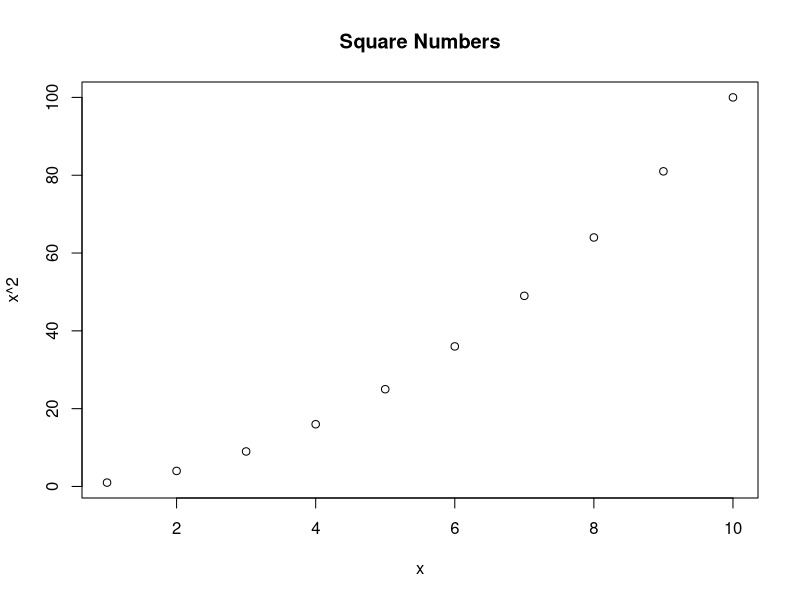
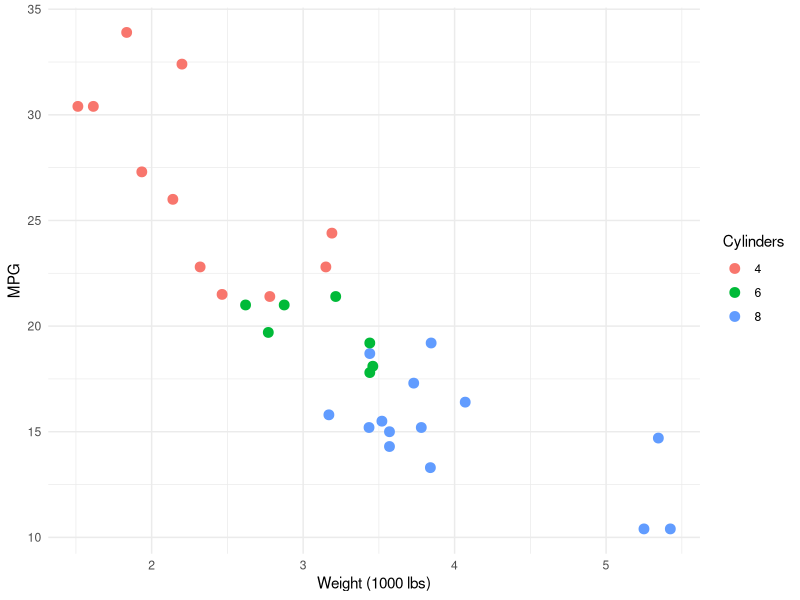
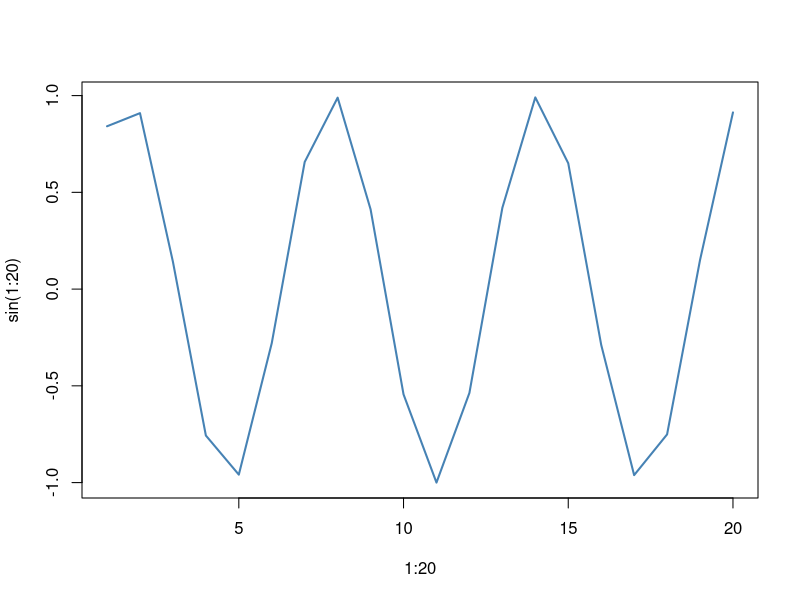
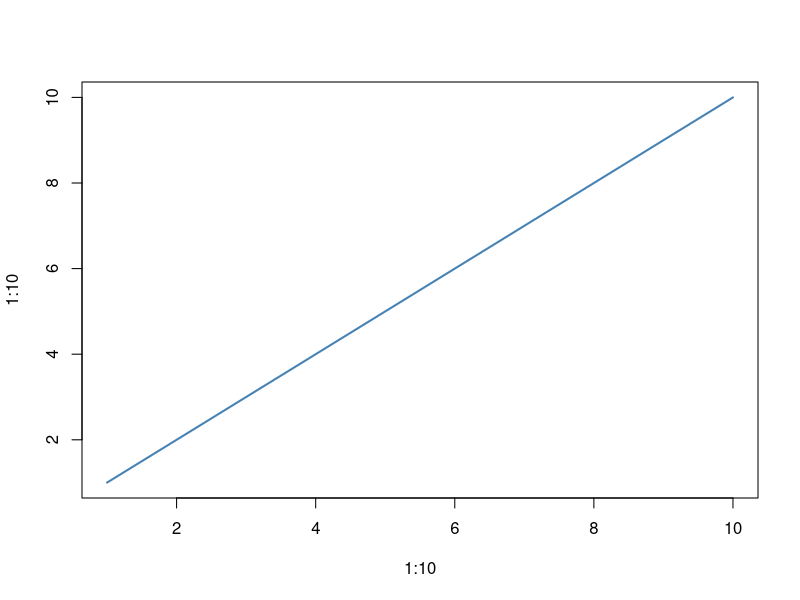
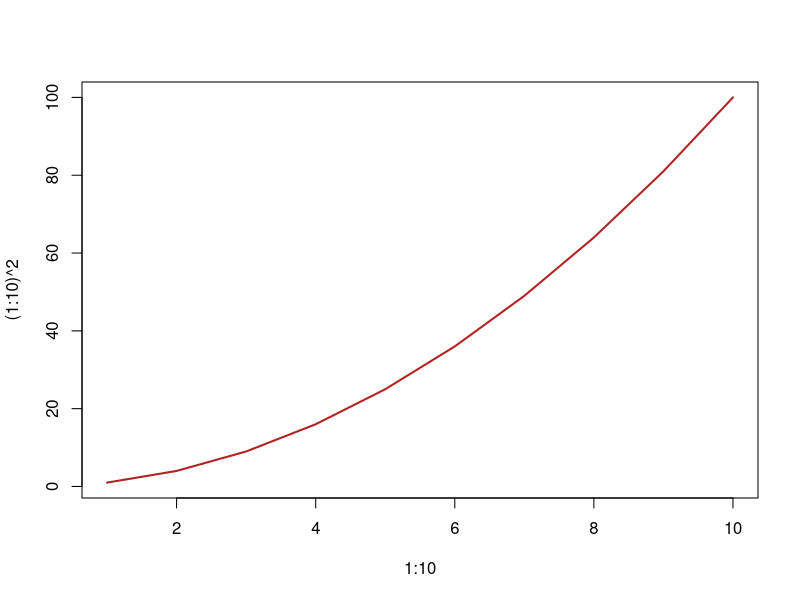
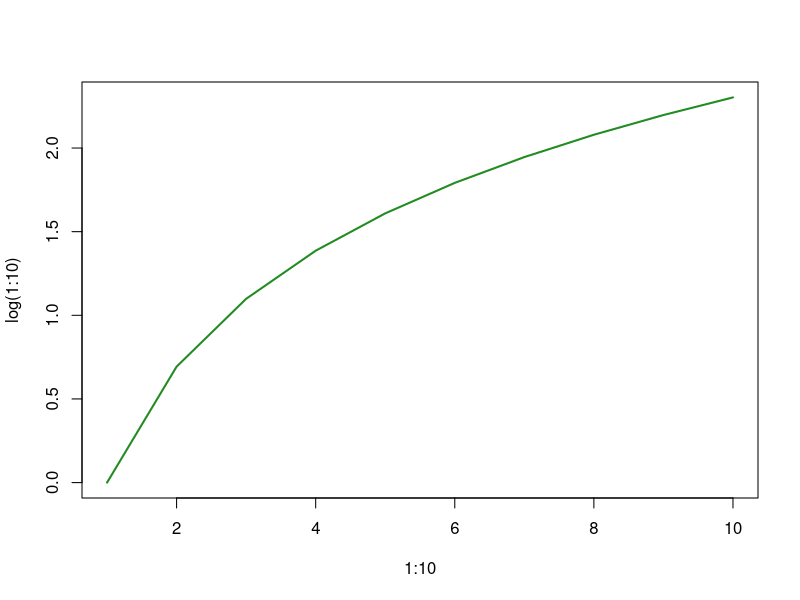

These charts were generated, in order, by the following R code:
## ---- chunk 1
#| echo = fenced
#| fig-cap = "A simple scatter plot"
plot(
    1:10,
    (1:10)^2,
    main = "Square Numbers",
    xlab = "x",
    ylab = "x^2"
)
## ---- chunk 2
#| echo = fenced
#| fig-cap = "Fuel efficiency by weight (ggplot2)"
library(ggplot2)
ggplot(mtcars, aes(wt, mpg, color = factor(cyl))) +
  geom_point(size = 3) +
  labs(x = "Weight (1000 lbs)", y = "MPG", color = "Cylinders") +
  theme_minimal()
## ---- chunk 3
#| fig-asp = 0.4
#| out-width = "95%"
#| fig-cap = "A wide, short figure"
#| echo = fenced
plot(1:20, sin(1:20), type = "l", col = "steelblue", lwd = 2)
## ---- chunk 4
#| echo = false
#| out-width = "100%"
#| fig-width = 3
#| fig-height = 3
#| fig-cap = "Linear"
plot(1:10, 1:10, type = "l", col = "steelblue", lwd = 2)
## ---- chunk 5
#| echo = false
#| out-width = "100%"
#| fig-width = 3
#| fig-height = 3
#| fig-cap = "Quadratic"
plot(1:10, (1:10)^2, type = "l", col = "firebrick", lwd = 2)
## ---- chunk 6
#| echo = false
#| out-width = "100%"
#| fig-width = 3
#| fig-height = 3
#| fig-cap = "Logarithmic"
plot(1:10, log(1:10), type = "l", col = "forestgreen", lwd = 2)
